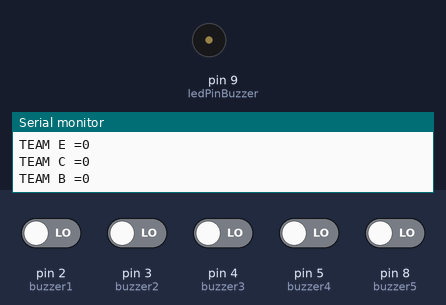
Simulated run of this sketch. Board: Arduino Uno, built with avr-gcc and run on an emulated ATmega328P. Shown: buzzer (waves = sounding, pin HIGH), the last lines printed to the serial monitor. The test bench sets the inputs (shaded band); at power-on: pin 2 (buzzer1), pin 3 (buzzer2), pin 4 (buzzer3), pin 5 (buzzer4), pin 8 (buzzer5) LOW.

Above: at 1.2 s.
1.3 s: pin 2 (buzzer1) driven HIGH
At 2.2 s:
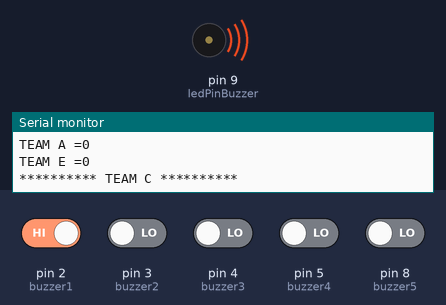
5.4 s: pin 3 (buzzer2) driven HIGH
Timing chart, 0 to 17.9 s (numbered marks = the images above; inputs shaded):
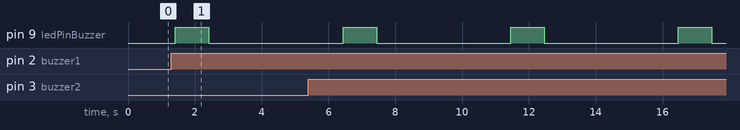

Measured:
- after the input at 1.3 s, pin 9 (ledPinBuzzer): LOW → HIGH after 0.12 s, → LOW 1.0 s later

The sketch:

buzzer_final.ino
```cpp
/* Author:Jibin Joseph
   Create date: 09-02-2018
   Description:	Buzzer*/


//Declare PinNumber
const int buzzer1 = 2;
const int buzzer2 = 3;
const int buzzer3 = 4;
const int buzzer4 = 5;
const int buzzer5 = 8;
const int ledPinBuzzer=9;
//Declare Button state set as zero
int buttonState1 = 0;
int buttonState2 = 0;
int buttonState3 = 0;
int buttonState4 = 0;
int buttonState5 = 0;
// pinMode set as input
void setup()
	 {
		Serial.begin(9800);
		pinMode(buzzer1, INPUT);
		pinMode(buzzer2, INPUT);
		pinMode(buzzer3, INPUT);
		pinMode(buzzer4, INPUT);
	    pinMode(buzzer5, INPUT);
        pinMode(ledPinBuzzer, OUTPUT);
	}

void loop()
    {
        //Read Buzzer
   		buttonState1 = digitalRead(buzzer1);
   		buttonState2= digitalRead(buzzer2);
   		buttonState3 = digitalRead(buzzer3);
 		buttonState4 = digitalRead(buzzer4);
		buttonState5 = digitalRead(buzzer5);
        Serial.print("TEAM C =");
		Serial.println(buttonState1);
		Serial.print("TEAM B =");
		Serial.println(buttonState2);
		Serial.print("TEAM D =");
		Serial.println(buttonState3);
		Serial.print("TEAM A =");
		Serial.println(buttonState4);
		Serial.print("TEAM E =");
		Serial.println(buttonState5);
        //Check buzzer switch is active or not
  		if (buttonState1 == HIGH)
			  {
                Serial.print("********** TEAM C **********");
                digitalWrite(ledPinBuzzer, HIGH);
                delay(1000);
                digitalWrite(ledPinBuzzer, LOW);
			    delay(4000);
			  }
         else if(buttonState5 == HIGH)
             {
                digitalWrite(ledPinBuzzer, HIGH);
                Serial.print("********** TEAM E **********");
                digitalWrite(ledPinBuzzer, HIGH);
                delay(1000);
                digitalWrite(ledPinBuzzer, LOW);
			    delay(4000);
             }
		 else if(buttonState2 == HIGH)
			  {
                digitalWrite(ledPinBuzzer, HIGH);
                Serial.print("********** TEAM B **********");
    			digitalWrite(ledPinBuzzer, HIGH);
                delay(1000);
                digitalWrite(ledPinBuzzer, LOW);
			    delay(4000);
  			  }
		else if(buttonState3 == HIGH)
    			{
               	  digitalWrite(ledPinBuzzer, HIGH);
              	  Serial.print("********** TEAM D **********");
      			  digitalWrite(ledPinBuzzer, HIGH);
             	  delay(1000);
            	  digitalWrite(ledPinBuzzer, LOW);
				  delay(4000);
    			}
 		else if(buttonState4 == HIGH)
			    {
                    digitalWrite(ledPinBuzzer, HIGH);
                    Serial.print("********** TEAM A **********");
			        digitalWrite(ledPinBuzzer, HIGH);
                    delay(1000);
                    digitalWrite(ledPinBuzzer, LOW);
			        delay(4000);
			    }
		/*else if(buttonState5 == HIGH)
			    {
			        delay(4000);
			    }*/
    }
```
